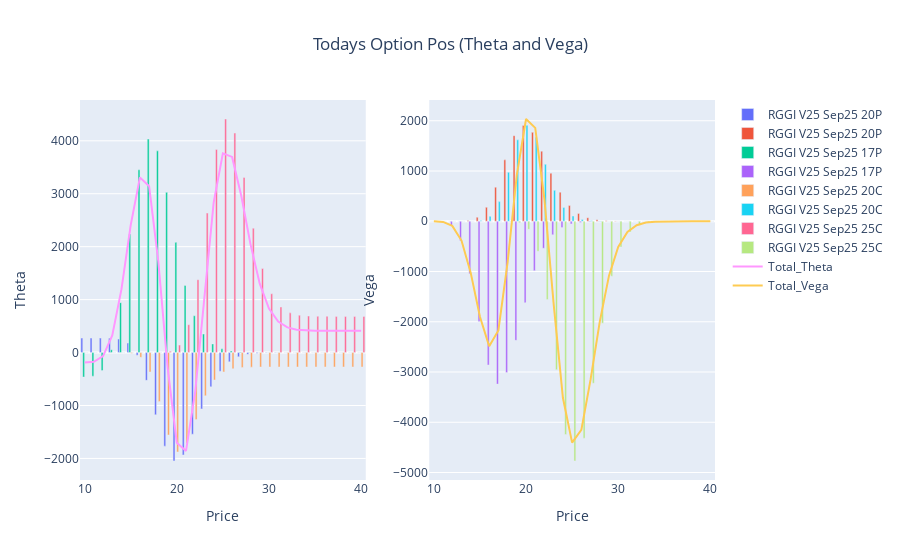

Write notebook code for a chart like this one.
### Code cell
fig_t = go.Figure()
for i in list(t)[1:-1]:
    fig_t.add_trace(go.Bar(x=t.Price, y=t[i], name=i, base=0))

fig_t.add_trace(go.Scatter(x=t.Price, y=t.Option_Theta, mode='lines', name='Total_Theta'))


#~~~~~~~~~~~~~~~~~~~~~~~~~~~~~~~~~~~~~~~~~~~~~~~~~~~~~~~~~~~~~~~~~~~~~~~~~~~~~~~~~
fig_v = go.Figure()
for i in list(v)[1:-1]:
    fig_v.add_trace(go.Bar(x=v.Price, y=v[i], name=i, base=0))

fig_v.add_trace(go.Scatter(x=v.Price, y=v.Option_Vega, mode='lines', name='Total_Vega'))

#~~~~~~~~~~~~~~~~~~~~~~~~~~~~~~~~~~~~~~~~~~~~~~~~~~~~~~~~~~~~~~~~~~~~~~~~~~~~~~~~
fig = make_subplots(rows=1, cols=2)
for i in range(0,len(fig_p.data)):
    fig.add_trace(fig_t.data[i], row=1, col=1)
    fig.add_trace(fig_v.data[i], row=1, col=2)
    
#fig.update_layout(title={'text': 'Todays Option Pos (Theta and Vega)','x': 0.5,'xanchor': 'center'}, barmode='stack')
fig.update_layout(title={'text': 'Todays Option Pos (Theta and Vega)','x': 0.5,'xanchor': 'center'})

fig.update_xaxes(title_text="Price", row=1, col=1)
fig.update_yaxes(title_text="Theta", row=1, col=1)
fig.update_xaxes(title_text="Price", row=1, col=2)
fig.update_yaxes(title_text="Vega", row=1, col=2)    
fig.show()

### Figure 1 — Plotly figure (JSON) as saved in the notebook; plotly's stock layout.template omitted (floating-point values rounded to 4 significant figures)
{"data": [{"base": 0, "name": "RGGI V25 Sep25 20P", "type": "bar", "x": [10, 11, 12, 13, 14, 15, 16, 17, 18, 19, 20, 21, 22, 23, 24, 25, 26, 27, 28, 29, 30, 31, 32, 33, 34, 35, 36, 37, 38, 39, 40], "xaxis": "x", "y": [273.2, 273.2, 273.1, 271.3, 256.0, 180.4, -52.46, -525.3, -1176.0, -1768.0, -2049.0, -1935.0, -1542.0, -1064.0, -648.0, -354.2, -176.1, -80.63, -34.32, -13.7, -5.17, -1.855, -0.6371, -0.2104, -0.06709, -0.02075, -0.006245, -0.001835, -0.0005277, -0.0001489, -4.135e-05], "yaxis": "y"}, {"base": 0, "name": "RGGI V25 Sep25 20P", "type": "bar", "x": [10, 11, 12, 13, 14, 15, 16, 17, 18, 19, 20, 21, 22, 23, 24, 25, 26, 27, 28, 29, 30, 31, 32, 33, 34, 35, 36, 37, 38, 39, 40], "xaxis": "x2", "y": [2.448e-05, 0.00251, 0.09499, 1.63, 14.77, 79.47, 277.9, 677.9, 1222.0, 1703.0, 1907.0, 1769.0, 1395.0, 955.7, 579.3, 315.5, 156.5, 71.5, 30.38, 12.11, 4.566, 1.637, 0.5617, 0.1853, 0.05908, 0.01826, 0.005494, 0.001613, 0.0004639, 0.0001309, 3.632e-05], "yaxis": "y2"}, {"base": 0, "name": "RGGI V25 Sep25 17P", "type": "bar", "x": [10, 11, 12, 13, 14, 15, 16, 17, 18, 19, 20, 21, 22, 23, 24, 25, 26, 27, 28, 29, 30, 31, 32, 33, 34, 35, 36, 37, 38, 39, 40], "xaxis": "x", "y": [-463.2, -447.0, -340.3, 53.18, 942.6, 2240.0, 3452.0, 4034.0, 3810.0, 3026.0, 2081.0, 1267.0, 695.9, 349.7, 162.9, 71.06, 29.3, 11.5, 4.327, 1.569, 0.5511, 0.1883, 0.06281, 0.02052, 0.006585, 0.002081, 0.000649, 0.0002002, 6.115e-05, 1.853e-05, 5.58e-06], "yaxis": "y"}, {"base": 0, "name": "RGGI V25 Sep25 17P", "type": "bar", "x": [10, 11, 12, 13, 14, 15, 16, 17, 18, 19, 20, 21, 22, 23, 24, 25, 26, 27, 28, 29, 30, 31, 32, 33, 34, 35, 36, 37, 38, 39, 40], "xaxis": "x2", "y": [-0.9319, -13.06, -92.75, -385.6, -1044.0, -1994.0, -2861.0, -3241.0, -3012.0, -2370.0, -1620.0, -982.5, -537.9, -269.7, -125.4, -54.63, -22.5, -8.824, -3.317, -1.202, -0.422, -0.1441, -0.04805, -0.01569, -0.005034, -0.00159, -0.0004958, -0.0001529, -4.669e-05, -1.415e-05, -4.259e-06], "yaxis": "y2"}, {"base": 0, "name": "RGGI V25 Sep25 20C", "type": "bar", "x": [10, 11, 12, 13, 14, 15, 16, 17, 18, 19, 20, 21, 22, 23, 24, 25, 26, 27, 28, 29, 30, 31, 32, 33, 34, 35, 36, 37, 38, 39, 40], "xaxis": "x", "y": [-7.499e-10, -1.091e-06, -0.0003299, -0.02868, -0.9129, -12.78, -90.88, -367.2, -923.3, -1557.0, -1878.0, -1717.0, -1266.0, -817.5, -518.5, -366.5, -303.8, -282.0, -275.4, -273.7, -273.3, -273.2, -273.2, -273.2, -273.2, -273.2, -273.2, -273.2, -273.2, -273.2, -273.2], "yaxis": "y"}, {"base": 0, "name": "RGGI V25 Sep25 20C", "type": "bar", "x": [10, 11, 12, 13, 14, 15, 16, 17, 18, 19, 20, 21, 22, 23, 24, 25, 26, 27, 28, 29, 30, 31, 32, 33, 34, 35, 36, 37, 38, 39, 40], "xaxis": "x2", "y": [8.144e-10, 1.183e-06, 0.0003573, 0.03101, 0.9845, 13.74, 97.3, 390.8, 974.1, 1620.0, 1908.0, 1671.0, 1133.0, 615.7, 275.9, 104.5, 34.16, 9.812, 2.515, 0.5832, 0.1238, 0.02429, 0.004447, 0.0007659, 0.0001249, 1.941e-05, 2.891e-06, 4.147e-07, 5.753e-08, 7.749e-09, 1.017e-09], "yaxis": "y2"}, {"base": 0, "name": "RGGI V25 Sep25 25C", "type": "bar", "x": [10, 11, 12, 13, 14, 15, 16, 17, 18, 19, 20, 21, 22, 23, 24, 25, 26, 27, 28, 29, 30, 31, 32, 33, 34, 35, 36, 37, 38, 39, 40], "xaxis": "x", "y": [8.323e-22, 6.112e-17, 5.79e-13, 1.067e-09, 5.206e-07, 8.499e-05, 0.005579, 0.1702, 2.71, 24.77, 140.3, 525.9, 1376.0, 2634.0, 3837.0, 4412.0, 4146.0, 3307.0, 2349.0, 1588.0, 1110.0, 861.4, 749.6, 705.5, 689.9, 684.9, 683.5, 683.1, 683.0, 683.0, 683.0], "yaxis": "y"}, {"base": 0, "name": "RGGI V25 Sep25 25C", "type": "bar", "x": [10, 11, 12, 13, 14, 15, 16, 17, 18, 19, 20, 21, 22, 23, 24, 25, 26, 27, 28, 29, 30, 31, 32, 33, 34, 35, 36, 37, 38, 39, 40], "xaxis": "x2", "y": [-9.689e-22, -7.11e-17, -6.731e-13, -1.24e-09, -6.039e-07, -9.848e-05, -0.006455, -0.1966, -3.123, -28.46, -160.7, -599.4, -1558.0, -2954.0, -4243.0, -4771.0, -4318.0, -3224.0, -2028.0, -1094.0, -514.6, -214.0, -79.7, -26.86, -8.275, -2.35, -0.6204, -0.1532, -0.03564, -0.007848, -0.001645], "yaxis": "y2"}, {"mode": "lines", "name": "Total_Theta", "type": "scatter", "x": [10, 11, 12, 13, 14, 15, 16, 17, 18, 19, 20, 21, 22, 23, 24, 25, 26, 27, 28, 29, 30, 31, 32, 33, 34, 35, 36, 37, 38, 39, 40], "xaxis": "x", "y": [-190.0, -173.8, -67.24, 324.4, 1198.0, 2408.0, 3309.0, 3141.0, 1713.0, -274.4, -1705.0, -1858.0, -736.4, 1102.0, 2833.0, 3762.0, 3695.0, 2956.0, 2043.0, 1302.0, 832.5, 586.5, 475.8, 432.1, 416.7, 411.7, 410.3, 409.9, 409.8, 409.8, 409.8], "yaxis": "y"}, {"mode": "lines", "name": "Total_Vega", "type": "scatter", "x": [10, 11, 12, 13, 14, 15, 16, 17, 18, 19, 20, 21, 22, 23, 24, 25, 26, 27, 28, 29, 30, 31, 32, 33, 34, 35, 36, 37, 38, 39, 40], "xaxis": "x2", "y": [-0.9318, -13.05, -92.66, -383.9, -1028.0, -1900.0, -2486.0, -2172.0, -819.1, 925.1, 2035.0, 1858.0, 432.0, -1652.0, -3513.0, -4405.0, -4150.0, -3152.0, -1998.0, -1083.0, -510.4, -212.5, -79.18, -26.69, -8.221, -2.334, -0.6154, -0.1518, -0.03522, -0.007731, -0.001613], "yaxis": "y2"}], "layout": {"title": {"text": "Todays Option Pos (Theta and Vega)", "x": 0.5, "xanchor": "center"}, "xaxis": {"anchor": "y", "domain": [0, 0.45], "title": {"text": "Price"}}, "xaxis2": {"anchor": "y2", "domain": [0.55, 1], "title": {"text": "Price"}}, "yaxis": {"anchor": "x", "domain": [0, 1], "title": {"text": "Theta"}}, "yaxis2": {"anchor": "x2", "domain": [0, 1], "title": {"text": "Vega"}}}}
